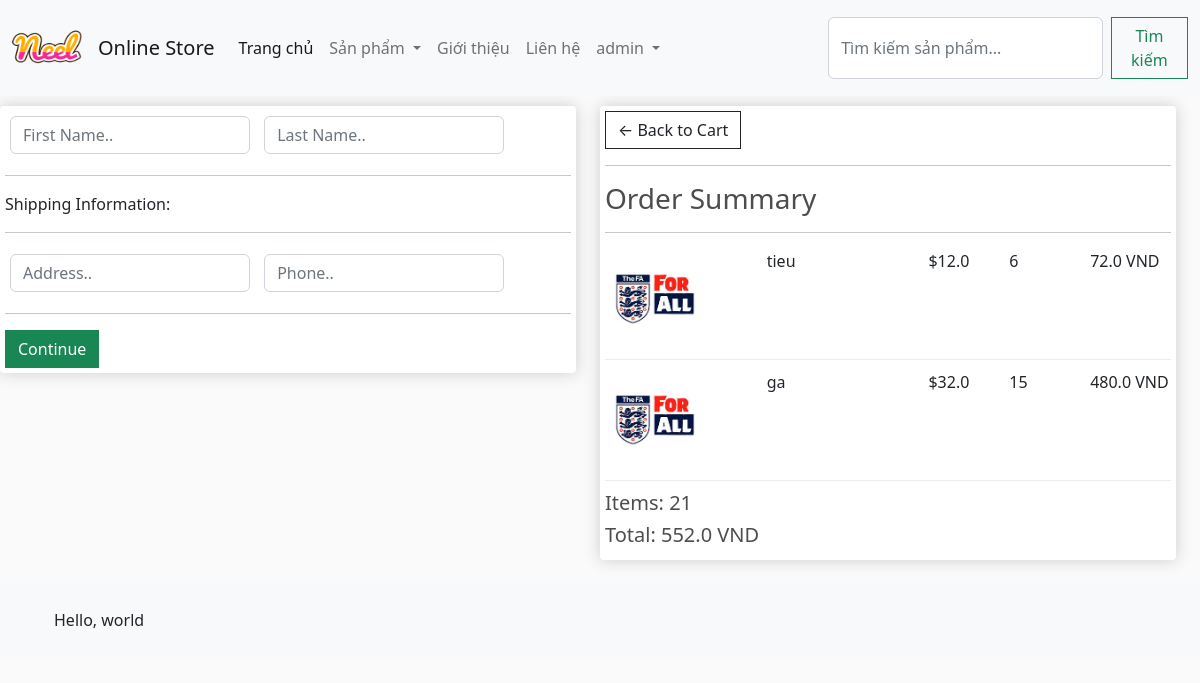
/checkout/ (signed in), run on an earlier commit of the app's database.
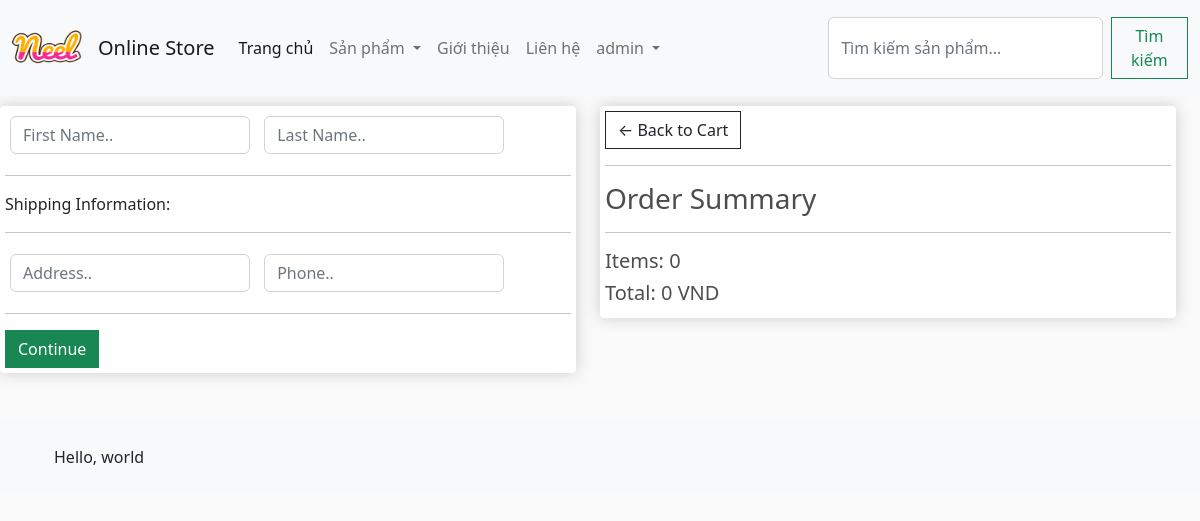
And on a later commit of the database.
### app/models.py (models this page shows, shortened)
class OrderItem(models.Model):
    product = models.ForeignKey(Product, on_delete=models.PROTECT)
    order = models.ForeignKey(Order, on_delete=models.SET_NULL, blank=True, null=True)
    quantity = models.IntegerField(default=0, null=True, blank=True)
    date_added = models.DateTimeField(auto_now_add=True)
    @property
    def get_total(self):
        total = self.product.price * self.quantity
        return total

class Product(models.Model):
    category = models.ManyToManyField(Category, related_name="product")
    name = models.CharField(max_length=200, null=True)
    price = models.FloatField()
    digital = models.BooleanField(default=False, null=True, blank=False)
    image = models.ImageField(null=True, blank=True)  # Ensure this is present
    @property
    def ImageURL(self):
        try:
            url = self.image.url
        except:
            url = ""
        return url

class Order(models.Model):
    customer = models.ForeignKey(User, on_delete=models.SET_NULL, blank=True, null=True)
    date_order = models.DateTimeField(auto_now_add=True)
    complete = models.BooleanField(default=False, null=True, blank=False)
    transaction_id = models.CharField(max_length=200, null=True)
    @property
    def get_cart_items(self):
        orderitems = self.orderitem_set.all()
        total = sum([item.quantity for item in orderitems])
        return total
    @property
    def get_cart_total(self):
        orderitems = self.orderitem_set.all()
        total = sum([item.get_total for item in orderitems])
        return total

### app/views.py (the view, shortened to what this page needs)
# urls.py: path("checkout/", views.checkout, name="checkout"),
def checkout(request):
    categories = Category.objects.filter(is_sub=False)
    if request.user.is_authenticated:
        customer = request.user
        order = Order.objects.filter(customer=customer, complete=False).first()
        if order:
            items = order.orderitem_set.all()
            for item in items:
                item.total_price = item.product.price * item.quantity
        else:
            items = []
            order = {"get_cart_total": 0, "get_cart_items": 0}
        context = {
            "items": items,
            "order": order,
            "categories": categories,
        }
        return render(request, "app/checkout.html", context)
    else:
        return redirect("login")

### app/templates/app/checkout.html (shortened to what this page needs)
{% extends 'app/base.html' %}
{% load static %}
{% block content_checkout %}
<div class="row" style="width: 100%;">
    <div class="col-lg-6">
        <div class="box-element" id="form-wrapper">
            <form id="checkout-form" method="POST">
                <div id="user-info">
                    <div class="form-field">
                        <input required class="form-control" type="text" name="first_name" placeholder="First Name..">
                    </div> <div class="form-field">
                        <input required class="form-control" type="text" name="last_name" placeholder="Last Name..">
                    </div>
                </div>
                <div id="shipping-info">
                    <hr>
                    <p>Shipping Information:</p>
                    <hr>
                    <div class="form-field">
                        <input required class="form-control" type="text" name="address" placeholder="Address.." required>
                    </div>
                    <div class="form-field">
                        <input required class="form-control" type="text" name="phone_number" placeholder="Phone.." required>
                    </div>
                </div>
                <hr>
                <input id="form-button" class="btn btn-success btn-block" type="submit" value="Continue">
            </form>
        </div>
        <br>
    </div>
    <div class="col-lg-6">
        <div class="box-element">
            <a class="btn btn-outline-dark" href="{% url 'cart' %}">&#x2190; Back to Cart</a>
            <hr>
            <h3>Order Summary</h3>
            <hr>
            {% for item in items %}
<div class="cart-row">
    <div style="flex:2">
        <img class="row-image" src="{{ item.product.ImageURL }}">
    </div>
    <div style="flex:2">
        <p>{{ item.product.name }}</p>
    </div>
    <div style="flex:1">
        <p>${{ item.product.price }}</p>
    </div>
    <div style="flex:1">
        <p>{{ item.quantity }}</p>
    </div>
    <div style="flex:1">
        <p>{{ item.total_price }} VND</p>
    </div>
</div>
{% endfor %}
<h5>Items: {{ order.get_cart_items }}</h5>
<h5>Total: {{ order.get_cart_total }} VND</h5>
{% endblock content_checkout %}

What changed in the data, as far as the page shows it:
no longer on this page (row unchanged): OrderItem: product.ImageURL (picture), product.name "tieu", product.price "12.0", quantity "6", total_price "72.0"
no longer on this page (row unchanged): OrderItem: product.ImageURL (picture), product.name "ga", product.price "32.0", quantity "15", total_price "480.0"
no longer on this page (row edited): Order: get_cart_items "21", get_cart_total "552.0"
Also different on the page:
{{ order.get_cart_items }}: (not shown) → "0"
{{ order.get_cart_total }}: (not shown) → "0"
